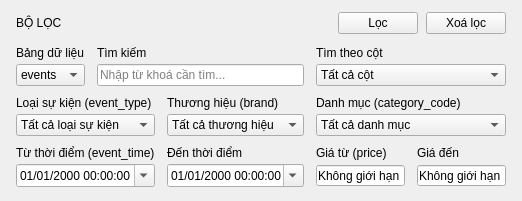
         <widget class="QFrame" name="filterFrame">
          <layout class="QVBoxLayout" name="filterLayout">
           <property name="spacing">
            <number>12</number>
           </property>
           <property name="leftMargin">
            <number>16</number>
           </property>
           <property name="topMargin">
            <number>12</number>
           </property>
           <property name="rightMargin">
            <number>16</number>
           </property>
           <property name="bottomMargin">
            <number>14</number>
           </property>
           <item>
            <layout class="QHBoxLayout" name="filterHeaderLayout">
             <property name="spacing">
              <number>8</number>
             </property>
             <item>
              <widget class="QLabel" name="lblFilterTitle">
               <property name="text">
                <string>BỘ LỌC</string>
               </property>
              </widget>
             </item>
             <item>
              <spacer name="spacerFilterHeader">
               <property name="orientation">
                <enum>Qt::Horizontal</enum>
               </property>
               <property name="sizeHint" stdset="0">
                <size>
                 <width>40</width>
                 <height>20</height>
                </size>
               </property>
              </spacer>
             </item>
             <item>
              <widget class="QPushButton" name="btnApplyFilter">
               <property name="cursor">
                <cursorShape>PointingHandCursor</cursorShape>
               </property>
               <property name="text">
                <string>Lọc</string>
               </property>
              </widget>
             </item>
             <item>
              <widget class="QPushButton" name="btnClearFilter">
               <property name="cursor">
                <cursorShape>PointingHandCursor</cursorShape>
               </property>
               <property name="text">
                <string>Xoá lọc</string>
               </property>
              </widget>
             </item>
            </layout>
           </item>
           <item>
            <layout class="QGridLayout" name="filterGrid">
             <property name="horizontalSpacing">
              <number>12</number>
             </property>
             <property name="verticalSpacing">
              <number>10</number>
             </property>
             <item row="0" column="0">
              <layout class="QVBoxLayout" name="lblFilterTableBox">
               <property name="spacing">
                <number>4</number>
               </property>
               <item>
                <widget class="QLabel" name="lblFilterTable">
                 <property name="text">
                  <string>Bảng dữ liệu</string>
                 </property>
                </widget>
               </item>
               <item>
                <widget class="QComboBox" name="cbTable">
                 <item>
                  <property name="text">
                   <string>events</string>
                  </property>
                 </item>
                </widget>
               </item>
              </layout>
             </item>
             <item row="0" column="1" colspan="3">
              <layout class="QVBoxLayout" name="lblFilterSearchBox">
               <property name="spacing">
                <number>4</number>
               </property>
               <item>
                <widget class="QLabel" name="lblFilterSearch">
                 <property name="text">
                  <string>Tìm kiếm</string>
                 </property>
                </widget>
               </item>
               <item>
                <widget class="QLineEdit" name="edtSearch">
                 <property name="placeholderText">
                  <string>Nhập từ khoá cần tìm...</string>
                 </property>
                 <property name="clearButtonEnabled">
                  <bool>true</bool>
                 </property>
                </widget>
               </item>
              </layout>
             </item>
             <item row="0" column="4" colspan="2">
              <layout class="QVBoxLayout" name="lblFilterColumnBox">
               <property name="spacing">
                <number>4</number>
               </property>
               <item>
                <widget class="QLabel" name="lblFilterColumn">
                 <property name="text">
                  <string>Tìm theo cột</string>
                 </property>
                </widget>
               </item>
               <item>
                <widget class="QComboBox" name="cbFilterColumn">
                 <item>
                  <property name="text">
                   <string>Tất cả cột</string>
                  </property>
                 </item>
                 <item>
                  <property name="text">
                   <string>id</string>
                  </property>
                 </item>
                 <item>
                  <property name="text">
                   <string>event_time</string>
                  </property>
                 </item>
                 <item>
                  <property name="text">
                   <string>event_type</string>
                  </property>
                 </item>
                 <item>
                  <property name="text">
                   <string>product_id</string>
                  </property>
                 </item>
                 <item>
                  <property name="text">
                   <string>category_id</string>
                  </property>
                 </item>
                 <item>
                  <property name="text">
                   <string>category_code</string>
                  </property>
                 </item>
                 <item>
                  <property name="text">
                   <string>brand</string>
                  </property>
                 </item>
                 <item>
                  <property name="text">
                   <string>price</string>
                  </property>
                 </item>
                 <item>
                  <property name="text">
                   <string>user_id</string>
                  </property>
                 </item>
                 <item>
                  <property name="text">
                   <string>user_session</string>
                  </property>
                 </item>
                </widget>
               </item>
              </layout>
             </item>
             <item row="1" column="0" colspan="2">
              <layout class="QVBoxLayout" name="lblFilterEventTypeBox">
               <property name="spacing">
                <number>4</number>
               </property>
               <item>
                <widget class="QLabel" name="lblFilterEventType">
                 <property name="text">
                  <string>Loại sự kiện (event_type)</string>
                 </property>
                </widget>
               </item>
               <item>
                <widget class="QComboBox" name="cbFilterEventType">
                 <item>
                  <property name="text">
                   <string>Tất cả loại sự kiện</string>
                  </property>
                 </item>
                </widget>
               </item>
              </layout>
             </item>
             <item row="1" column="2" colspan="2">
              <layout class="QVBoxLayout" name="lblFilterBrandBox">
               <property name="spacing">
                <number>4</number>
               </property>
               <item>
                <widget class="QLabel" name="lblFilterBrand">
                 <property name="text">
                  <string>Thương hiệu (brand)</string>
                 </property>
                </widget>
               </item>
               <item>
                <widget class="QComboBox" name="cbFilterBrand">
                 <item>
                  <property name="text">
                   <string>Tất cả thương hiệu</string>
                  </property>
                 </item>
                </widget>
               </item>
              </layout>
             </item>
             <item row="1" column="4" colspan="2">
              <layout class="QVBoxLayout" name="lblFilterCategoryBox">
               <property name="spacing">
                <number>4</number>
               </property>
               <item>
                <widget class="QLabel" name="lblFilterCategory">
                 <property name="text">
                  <string>Danh mục (category_code)</string>
                 </property>
                </widget>
               </item>
               <item>
                <widget class="QComboBox" name="cbFilterCategory">
                 <item>
                  <property name="text">
                   <string>Tất cả danh mục</string>
                  </property>
                 </item>
                </widget>
               </item>
              </layout>
             </item>
             <item row="2" column="0" colspan="2">
              <layout class="QVBoxLayout" name="lblFilterTimeFromBox">
               <property name="spacing">
                <number>4</number>
               </property>
               <item>
                <widget class="QLabel" name="lblFilterTimeFrom">
                 <property name="text">
                  <string>Từ thời điểm (event_time)</string>
                 </property>
                </widget>
               </item>
               <item>
                <widget class="QDateTimeEdit" name="dtFilterFrom">
                 <property name="dateTime">
                  <datetime>
                   <hour>0</hour>
                   <minute>0</minute>
                   <second>0</second>
                   <year>2000</year>
                   <month>1</month>
                   <day>1</day>
                  </datetime>
                 </property>
                 <property name="maximumDateTime">
                  <datetime>
                   <hour>23</hour>
                   <minute>59</minute>
                   <second>59</second>
                   <year>2100</year>
                   <month>12</month>
                   <day>31</day>
                  </datetime>
                 </property>
                 <property name="minimumDateTime">
                  <datetime>
                   <hour>0</hour>
                   <minute>0</minute>
                   <second>0</second>
                   <year>2000</year>
                   <month>1</month>
                   <day>1</day>
                  </datetime>
                 </property>
                 <property name="displayFormat">
                  <string>dd/MM/yyyy HH:mm:ss</string>
                 </property>
                 <property name="calendarPopup">
                  <bool>true</bool>
                 </property>
                </widget>
               </item>
              </layout>
             </item>
             <item row="2" column="2" colspan="2">
              <layout class="QVBoxLayout" name="lblFilterTimeToBox">
               <property name="spacing">
                <number>4</number>
               </property>
               <item>
                <widget class="QLabel" name="lblFilterTimeTo">
                 <property name="text">
                  <string>Đến thời điểm</string>
                 </property>
                </widget>
               </item>
               <item>
                <widget class="QDateTimeEdit" name="dtFilterTo">
                 <property name="dateTime">
                  <datetime>
                   <hour>0</hour>
                   <minute>0</minute>
                   <second>0</second>
                   <year>2000</year>
                   <month>1</month>
                   <day>1</day>
                  </datetime>
                 </property>
                 <property name="maximumDateTime">
                  <datetime>
                   <hour>23</hour>
                   <minute>59</minute>
                   <second>59</second>
                   <year>2100</year>
                   <month>12</month>
                   <day>31</day>
                  </datetime>
                 </property>
                 <property name="minimumDateTime">
                  <datetime>
                   <hour>0</hour>
                   <minute>0</minute>
                   <second>0</second>
                   <year>2000</year>
                   <month>1</month>
                   <day>1</day>
                  </datetime>
                 </property>
                 <property name="displayFormat">
                  <string>dd/MM/yyyy HH:mm:ss</string>
                 </property>
                 <property name="calendarPopup">
                  <bool>true</bool>
                 </property>
                </widget>
               </item>
              </layout>
             </item>
             <item row="2" column="4">
              <layout class="QVBoxLayout" name="lblFilterPriceFromBox">
               <property name="spacing">
                <number>4</number>
               </property>
               <item>
                <widget class="QLabel" name="lblFilterPriceFrom">
                 <property name="text">
                  <string>Giá từ (price)</string>
                 </property>
                </widget>
               </item>
               <item>
                <widget class="QDoubleSpinBox" name="spnPriceFrom">
                 <property name="buttonSymbols">
                  <enum>QAbstractSpinBox::NoButtons</enum>
                 </property>
                 <property name="specialValueText">
                  <string>Không giới hạn</string>
                 </property>
                 <property name="showGroupSeparator" stdset="0">
                  <bool>true</bool>
                 </property>
                 <property name="decimals">
                  <number>2</number>
                 </property>
                 <property name="maximum">
                  <double>9999999999.989999771118164</double>
                 </property>
                 <property name="value">
                  <double>0.000000000000000</double>
                 </property>
                </widget>
               </item>
              </layout>
             </item>
             <item row="2" column="5">
              <layout class="QVBoxLayout" name="lblFilterPriceToBox">
               <property name="spacing">
                <number>4</number>
               </property>
               <item>
                <widget class="QLabel" name="lblFilterPriceTo">
                 <property name="text">
                  <string>Giá đến</string>
                 </property>
                </widget>
               </item>
               <item>
                <widget class="QDoubleSpinBox" name="spnPriceTo">
                 <property name="buttonSymbols">
                  <enum>QAbstractSpinBox::NoButtons</enum>
                 </property>
                 <property name="specialValueText">
                  <string>Không giới hạn</string>
                 </property>
                 <property name="showGroupSeparator" stdset="0">
                  <bool>true</bool>
                 </property>
                 <property name="decimals">
                  <number>2</number>
                 </property>
                 <property name="maximum">
                  <double>9999999999.989999771118164</double>
                 </property>
                 <property name="value">
                  <double>0.000000000000000</double>
                 </property>
                </widget>
               </item>
              </layout>
             </item>
            </layout>
           </item>
          </layout>
         </widget>
